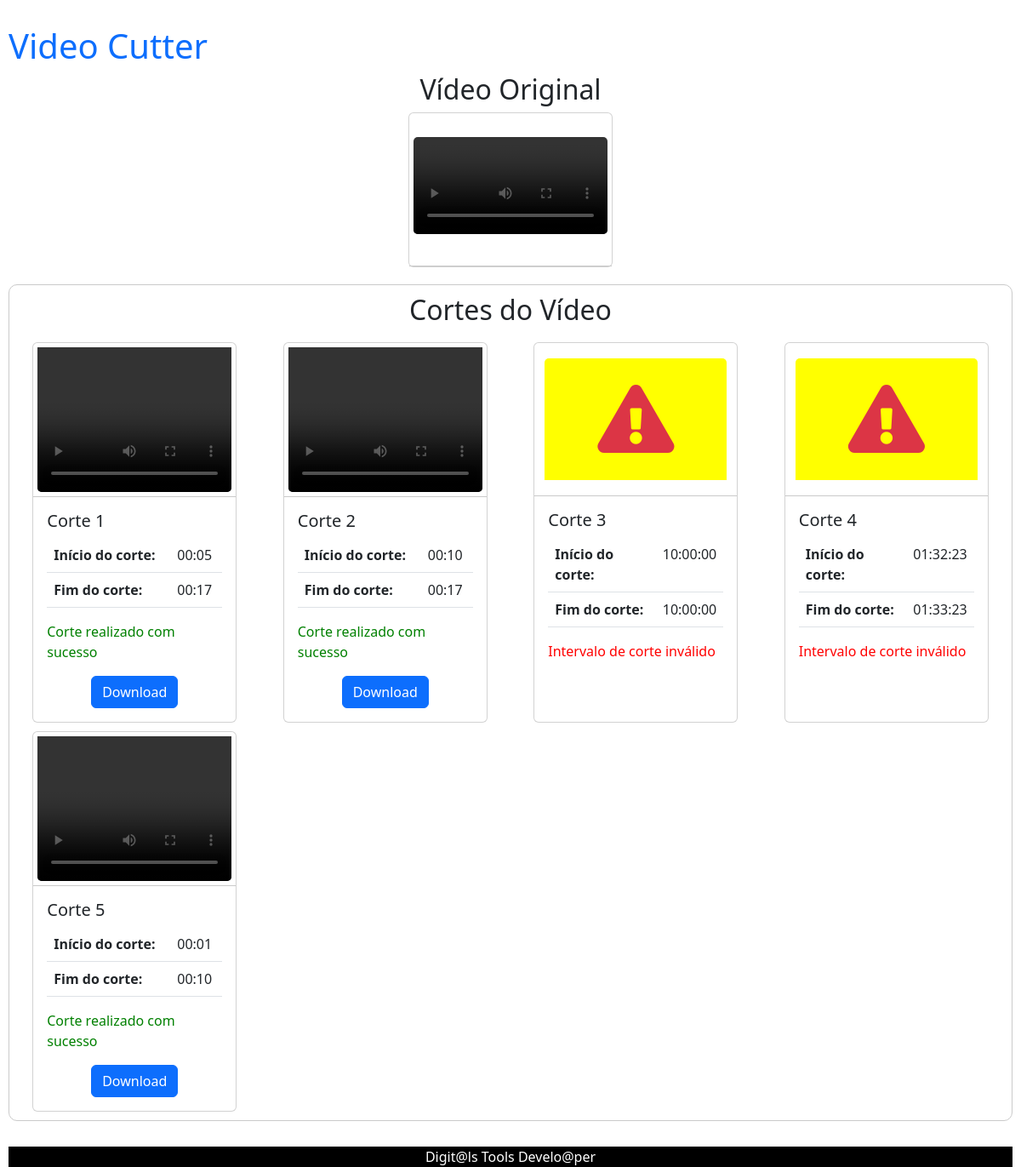
Before: /results/ with the older database file.
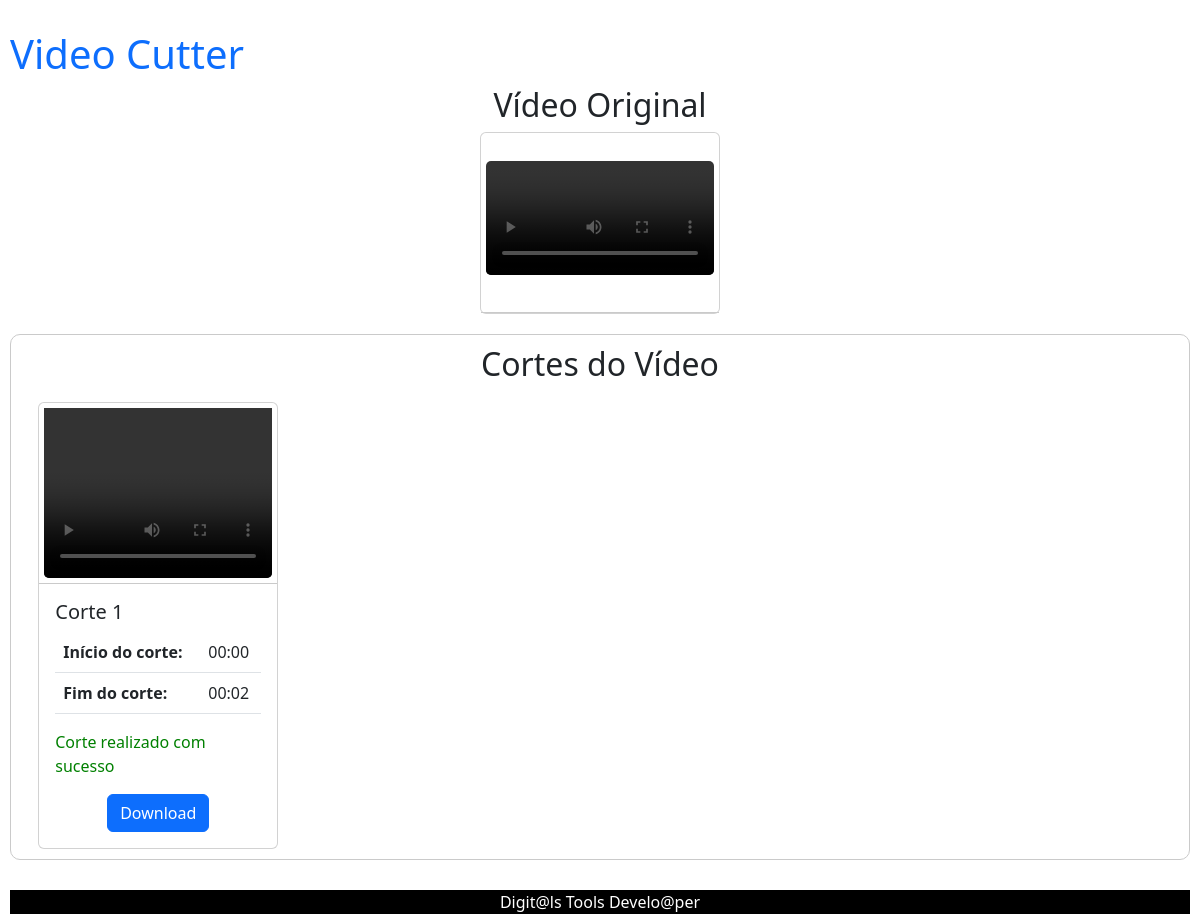
After: the same page with the newer database file.
### video_cutter_app/models.py (models this page shows)
class VideoCut(models.Model):
    video = models.ForeignKey('Video', on_delete=models.CASCADE)
    start_time = models.CharField(max_length=8)  # HH:MM:SS
    end_time = models.CharField(max_length=8)  # HH:MM:SS
    video_path = video_path = models.FileField(upload_to='videos/')  # Caminho para o arquivo de v�deo no sistema de arquivos

### video_cutter_app/views.py (the view)
# urls.py: path('results/', views.results, name="results"),
def results(request):
    video_original = Video.objects.last()
    cuts = VideoCut.objects.filter(video=video_original)
    context = {
        'video': video_original,
        'cuts': cuts,
    }
    return render(request, 'video_cutter_app/results.html', context)

### video_cutter_app/templates/video_cutter_app/results.html (shortened to what this page needs)
{% extends "video_cutter_app/base.html" %}
{% block content %}
<div class="body-results">
    <h2>Vídeo Original</h2>
    <div class="row video-original ">
        <div class=" ">
            <div class="card">
                <div class="card-media">
                    <video controls>
                        <source src="{{ video.video_file.url }}" type="{{ video.video_file.content_type }}">
                    </video>
                </div>
            </div>
        </div>
    </div>
    <div class="row results-cards">
        <div class="results-title">
            <h2>Cortes do Vídeo</h2>
        </div>
        {% for cut in cuts %}
        <div class="col-md-3 {% if 'Mobile' in request.META.HTTP_USER_AGENT %}col-sm-6{% endif %} cards-items ">
            <div class="card ">
                <div class="card-media">
                    {% if cut.video_path == "Intervalo inválido" %}
                    <i class="fas fa-exclamation-triangle fa-5x text-danger card-img-top"></i>
                    {% else %}
                    <video class="card-img-top" controls width="286" height="180">
                        <source src="{{ cut.video_path.url }}" type="{{ cut.video_path.content_type }}">
                    </video>
                    {% endif %}
                </div>
                <div class="card-body card-result">
                    <h5 class="card-title">Corte {{ forloop.counter }}</h5>
                    <table class="table" >
                        <tbody style="width: 100%;">
                            <tr>
                                <th>Início do corte:</th>
                                <td>{{ cut.start_time }}</td>
                            </tr>
                            <tr>
                                <th>Fim do corte:</th>
                                <td>{{ cut.end_time }}</td>
                            </tr>
                        </tbody>
                    </table>
                    {% if cut.video_path == "Intervalo inválido" %}
                    <p class="card-text intervalo-invalido">Intervalo de corte inválido</p>
                    {% else %}
                    <p class="card-text cut-success">Corte realizado com sucesso</p>
                    <div class="div-btn-dowload-cut">
                        <a href="{{ cut.video_path.url }}" download="corte_{{ forloop.counter }}.mp4"
                            class="btn btn-primary ">Download</a>
                    </div>
                    {% endif %}
                </div>
            </div>
        </div>
        {% endfor %}
    </div>
</div>
{% endblock %}

### video_cutter_app/templates/video_cutter_app/base.html (shortened to what this page needs)
{% load static %}
<!DOCTYPE html>
<html lang="pt-BR">
<head>
    <link rel="stylesheet" href="https://cdn.jsdelivr.net/npm/bootstrap@5.3.0/dist/css/bootstrap.min.css">
    <link rel="stylesheet" type="text/css" href="{% static 'css/styles.css' %}">
    <link rel="stylesheet" href="https://cdnjs.cloudflare.com/ajax/libs/font-awesome/4.7.0/css/font-awesome.min.css">
    <link rel="stylesheet" href="https://cdnjs.cloudflare.com/ajax/libs/font-awesome/5.15.3/css/all.min.css">
</head>
<body>
    <h1 class="logotipo"><a href="/">Video Cutter</a></h1>
    {% block content %}
    {% endblock %}
    <footer>Digit@ls Tools Develo@per</footer>
</body>
</html>

### video_cutter_app/static/css/styles.css (style rules this page uses)
body { padding: 30px 10px 0 10px; }
a { text-decoration: none; }
video { border-radius: 10px; width: 50%; }
.body-results { display: flex; flex-direction: column; justify-content: center; align-items: center; border: 1px ; }
.video-original { display: flex; align-items: center; margin-bottom: 20px; }
.video-original video { border-radius: 10px; width: 100%; margin-bottom: 10px; }
.results-cards { margin: 0px 30px 0 30px; border: 1px solid #cacaca; border-radius: 10px; width: 100%; }
.results-title { text-align: center; margin-top: 10px; margin-bottom: 10px; }
.card { width: 15rem; }
.cards-items { display: flex; justify-content: center; margin-bottom: 10px; }
.card-media { border-bottom: 1px solid #cacaca; display: flex; justify-content: center; align-items: center; min-width: 100%; min-height: 180px; }
.card-media video { width: 100%; padding: 5px; min-height: 100%; }
.cut-success { color: green; }
.div-btn-dowload-cut { display: flex; justify-content: center; }
footer { background-color: black; color: white; margin-top: 30px; text-align: center; }

Changed rows visible on the page:
removed VideoCut: start_time "00:05", end_time "00:17"
removed VideoCut: start_time "00:10", end_time "00:17"
removed VideoCut: start_time "10:00:00", end_time "10:00:00", shows "Intervalo de corte inválido"
removed VideoCut: start_time "01:32:23", end_time "01:33:23", shows "Intervalo de corte inválido"
removed VideoCut: start_time "00:01", end_time "00:10"
added VideoCut: start_time "00:00", end_time "00:02"
